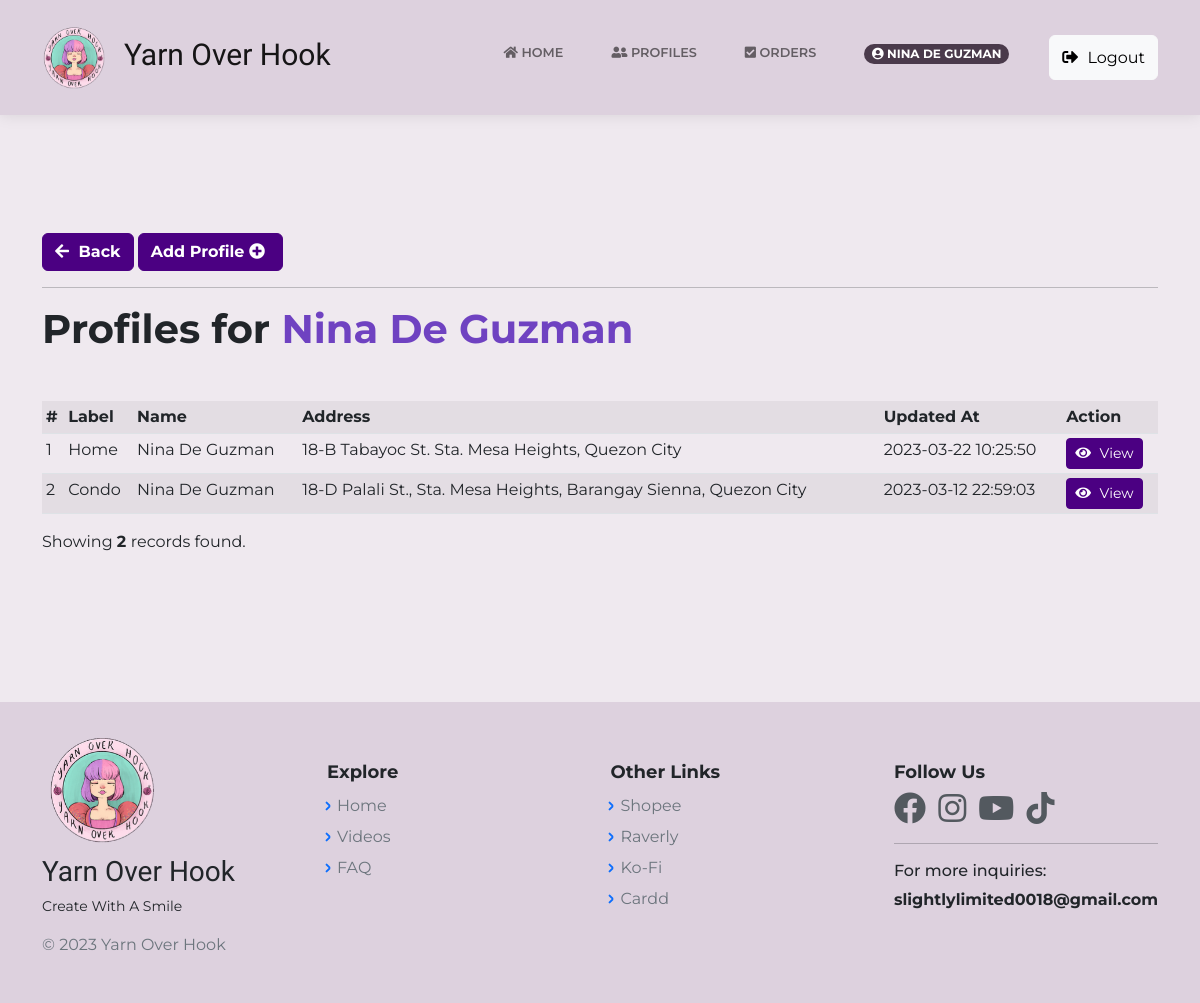
Before: /ProfileAccntView.php (signed in) with the older database file.
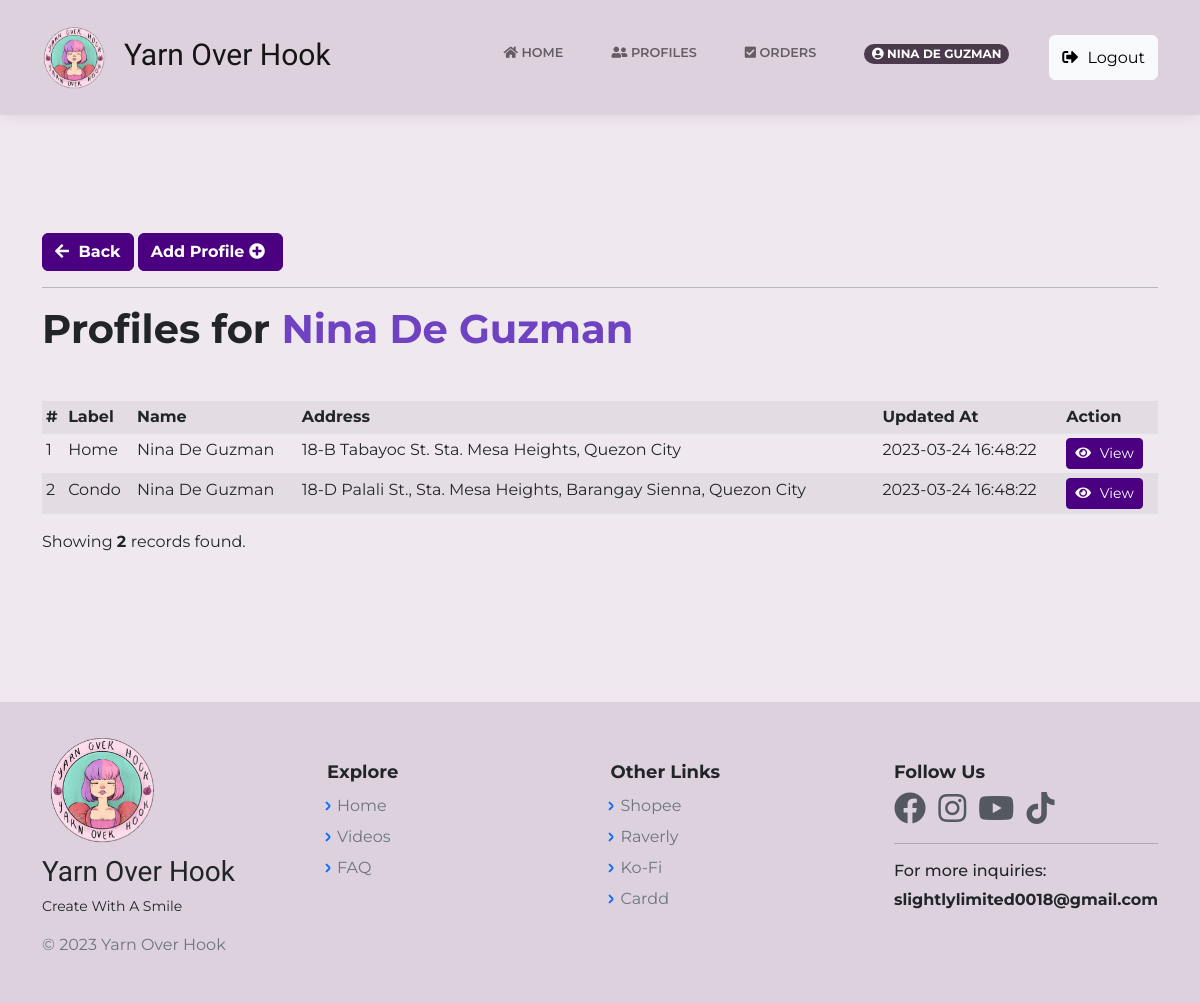
After: the same page with the newer database file.
### tables this page shows
CREATE TABLE `cust_profile` (
  `id` bigint(20) NOT NULL,
  `c_id` bigint(12) NOT NULL,
  `c_name` varchar(60) NOT NULL,
  `c_label` varchar(255) NOT NULL,
  `region` varchar(60) NOT NULL,
  `city` varchar(60) NOT NULL,
  `street` varchar(60) NOT NULL,
  `barangay` varchar(60) NOT NULL,
  `phone_no` varchar(20) NOT NULL,
  `zip_code` int(12) NOT NULL,
  `unit_no` int(11) NOT NULL,
  `date` timestamp NOT NULL DEFAULT current_timestamp() ON UPDATE current_timestamp(),
  `address` varchar(150) NOT NULL,
  `login_id` bigint(12) NOT NULL,
  `unique_id` int(5) NOT NULL DEFAULT 1,
  `cust_status` int(1) NOT NULL DEFAULT 0
);

### ProfileAccntView.php (the view, shortened to what this page needs)
<?php
    include("includes/dbh.inc.php");
    require 'layouts/Header.php';
    if(isset($_SESSION['login_id'])) {
		$id = mysqli_real_escape_string($con, $_SESSION['login_id']);
		$item = "SELECT * FROM cust_profile WHERE c_id = $id";
        $count = "SELECT COUNT(*) FROM cust_profile WHERE c_id = $id";
		$result = mysqli_query($con, $item);
        $result_count = mysqli_query($con, $count);
		$c_prof = mysqli_fetch_all($result, MYSQLI_ASSOC);
        $r_count = mysqli_fetch_array($result_count)[0];
	}
?>
<body class="d-flex flex-column min-vh-100">
<?php require 'layouts/nav.php';?>
    <main class="page blog-post">
        <section class="clean-block clean-post dark" style="background-color:#efe9ef;">
            <div class="container my-5">
            <button class="btn btn-primary pull-right" type="button" style="font-weight:bold;border-color:indigo;background:indigo;"><a href="HomePage.php" style="text-decoration:none;color:white;"><i class="fa fa-arrow-left"></i> Back </a></button>
            <button class="btn btn-outline-primary text-truncate float-none float-sm-none add-another-btn" type="button" style="border-color:indigo;background:indigo; color:white; font-weight:bold;"><a  href="AddCustomerProf.php"  style="color:white; text-decoration:none;"> Add Profile <i class="fas fa-plus-circle edit-icon"></i></a></button><hr>
                <h1 style="font-weight:bold;"> Profiles for <span style="color: rgb(111, 66, 193);"> <?php echo $_SESSION['cust_name'] ?></span></h1>
                <table class="table table-striped table-hover table-sm mt-5">
                    <tr>
                        <th> # </th>
                        <th> Label </th>
                        <th> Name </th>
                        <th> Address </th>
                        <th> Updated At </th>
                        <th> Action </th>
                    </tr>
                    <?php $loop=1; foreach($c_prof as $profile): ?>
                        <tr><td> <?php echo $loop; ?> </td>
                        <td> <?php echo $profile['c_label']; ?> </td>
                        <td> <?php echo $profile['c_name']; ?> </td>
                        <td> <?php echo $profile['address']; ?> </td>
                        <td> <?php echo $profile['date']; ?> </td>
                        <td> <a class="btn btn-sm btn-primary" href="ProfileAccnt.php?id=<?php echo $profile['id'] ?>" role="button" style="border-color:indigo;background-color:indigo;"><i class="fas fa-eye" ></i> View</a> </td></tr>
                    <?php $loop++; endforeach; ?>
                </table>
                <p> Showing <strong> <?php echo $r_count ?> </strong> records found. </p>
            </div>
        </section>
    </main>
<?php require 'layouts/Footer.php';?>

Changed rows visible on the page:
changed cust_profile "Home": date "2023-03-22 10:25:50" → "2023-03-24 16:48:22"
changed cust_profile "Condo": date "2023-03-12 22:59:03" → "2023-03-24 16:48:22"
